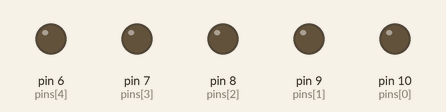
Simulated run of this sketch. Board: Arduino Uno, built with avr-gcc and run on an emulated ATmega328P. Parts: output pins drawn as LEDs (lit = HIGH).

Above: at 0.15 s.
At 11.99 s:
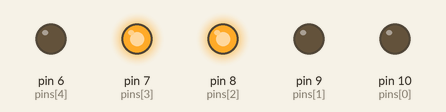
Timing chart, 0 to 13.3 s (numbered marks = the images above):
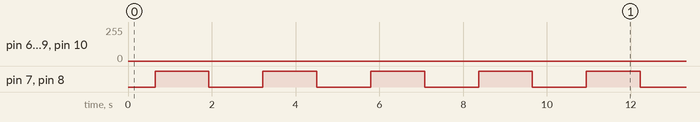

Measured:
- by itself, pin 7 (pins[3]), pin 8 (pins[2]): alternates HIGH for 1.3 s and LOW for 1.3 s

The sketch:

calavera-fw.ino
```cpp
// Adafruit nOOds digital control using GPIO pins.
// Uses 3 nOOds, anode (+) to GPIO pin, cathode (-) to ground.
// A current-limiting resistor (e.g. 220 Ohm) can go at either end.

// This uses the 3 adjacent SPI pins on QtPy RP2040, but any pins will do.
uint8_t pins[] = { 10, 9, 8, 7, 6 };  // List of pins, one per nOOd
#define NUM_PINS 5

void setup() {
  //for (uint8_t i = 0; i < NUM_PINS; i++) pinMode(pins[i], OUTPUT);
}

int maxPWM = 255;
int delayPause = 5;
void loop() {
  for (int i = 0; i < maxPWM; i++) {
    for (uint8_t p = 0; p < NUM_PINS; p++) analogWrite(pins[p], i);
    delay(delayPause);
  }

  for (int i = maxPWM; i > 0; i--) {
    for (uint8_t p = 0; p < NUM_PINS; p++) analogWrite(pins[p], i);
    delay(delayPause);
  }

}
// for (uint8_t i=0; i<NUM_PINS; i++) { // For each pin...
//   digitalWrite(pins[i], HIGH);       // nOOd on
//   delay(500);                        // Pause 1/2 sec
//   digitalWrite(pins[i], LOW);        // nOOd off
// }
```
